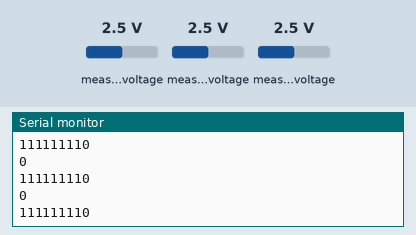
Recording of a sketch running on a simulated Arduino Micro, built with avr-gcc and run on an emulated ATmega32U4. On the bench: the last lines printed to the serial monitor. Wiring (inferred from the names in the program): MCP3008 converter: CS pin 5. The test bench sets the inputs (shaded band); at power-on: measured voltage 2.5 V. USB keyboard and mouse output is not drawn.

Above: at 1.2 s.
1.3 s: measured voltage (sensor 205) set to 0.1 V
At 1.8 s:
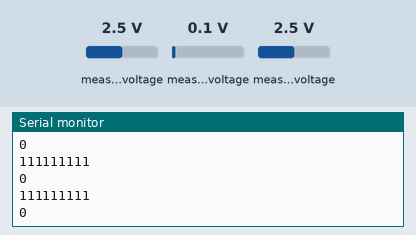
2.8 s: measured voltage (sensor 206) set to 0.1 V
At 3.6 s:
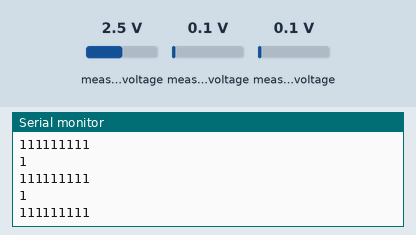
Timing chart, 0 to 4.2 s (numbered marks = the images above; inputs shaded):
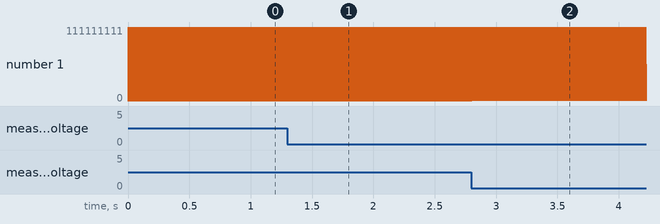

The sketch:

MC53_ME38_BVE_V1.ino
```cpp
//Adafruit MCP23017 Arduino Library を導入してください
//Arduino Micro または Leonard を使用してください

//簡単な説明
//マスコン5段、ブレーキ8段+EBです。それ以外は使用不可です。(今のところ)
//ノッチの移動量に応じて、各キーボードコマンドを打ち込んでいます。
//MC53側は真理値に基づいてノッチ(N,P1～P5)を指示します。レバーサも対応します。
//ME38側はポテンショの値を一旦角度換算し、ブレーキノッチ(N,B1～EB)を指示します。

//BVEゲーム開始時は、一旦ブレーキハンドルはB8に、マスコンノッチはNにします。

#include <Adafruit_MCP23X17.h>
#include <Keyboard.h>

#define PIN_MC_1 0
#define PIN_MC_2 1
#define PIN_MC_3 2
#define PIN_MC_4 3
#define PIN_MC_5 4
#define PIN_MC_DEC 5
#define PIN_MC_DIR_F 6
#define PIN_MC_DIR_B 7
#define SS2 5
#define CS_PIN SS

//ここをポテンショの値を入れて調整してください
//今後のアップデートで自動化予定
#define POT_N 93
#define POT_EB 783


//↓デバッグのコメント(//)を解除するとシリアルモニタでデバッグできます
//#define DEBUG

Adafruit_MCP23X17 mcp;
SPISettings settings = SPISettings( 1000000 , MSBFIRST , SPI_MODE0 );

int notch_mc = 0;
int notch_mc_latch= 0;
String notch_name = "";
int notch_brk = 0;
int notch_brk_latch = 0;
String notch_brk_name = "";
int iDir = 0;
int iDir_latch = 0;
String strDir = "";

void setup() {
  pinMode(SS2, OUTPUT);
  Serial.begin(115200);

  if (!mcp.begin_SPI(CS_PIN)) {
    Serial.println("Error.");
    while (1);
  }

  // マスコンスイッチを全てプルアップ
  mcp.pinMode(PIN_MC_1, INPUT_PULLUP);
  mcp.pinMode(PIN_MC_2, INPUT_PULLUP);
  mcp.pinMode(PIN_MC_3, INPUT_PULLUP);
  mcp.pinMode(PIN_MC_4, INPUT_PULLUP);
  mcp.pinMode(PIN_MC_5, INPUT_PULLUP);
  mcp.pinMode(PIN_MC_DEC, INPUT_PULLUP);
  mcp.pinMode(PIN_MC_DIR_F, INPUT_PULLUP);
  mcp.pinMode(PIN_MC_DIR_B, INPUT_PULLUP);

  Keyboard.begin();
}

void loop() {
  // LOW = pressed, HIGH = not pressed

  read_MC();            //マスコンノッチ読込ルーチン
  read_Dir();           //マスコンレバーサ読込ルーチン
  read_Break();//ブレーキハンドル読込ルーチン
  read_Break_Setting(); //ブレーキハンドル読込ルーチン(未実装)
  keyboard_control();   //キーボード(HID)アウトプットルーチン

#ifdef DEBUG
  Serial.print(" ");
  Serial.print(notch_name);
  Serial.print(" ");
  Serial.print(notch_brk_name);
  Serial.print(" Dir:");
  Serial.print(strDir);
  Serial.println();
#endif

  //delay(100);
}

//MCP3008ADコンバータ読取
int adcRead(byte ch) { // 0 .. 7
  byte channelData = (ch + 8 ) << 4;
  // Serial.println(String(channelData,BIN));
  SPI.beginTransaction(settings);
  digitalWrite(SS2, LOW);
  SPI.transfer(0b00000001); // Start bit 1
  byte highByte = SPI.transfer(channelData); // singleEnd
  byte lowByte = SPI.transfer(0x00); // dummy
  digitalWrite(SS2, HIGH);
  SPI.endTransaction();
  return ((highByte & 0x03) << 8) + lowByte ;
}

//MCP23S17マスコンノッチ状態読込 (MC53抑速ブレーキ対応)
void read_MC(void) {
  Serial.print(!mcp.digitalRead(PIN_MC_1), DEC);
  Serial.print(!mcp.digitalRead(PIN_MC_2), DEC);
  Serial.print(!mcp.digitalRead(PIN_MC_3), DEC);
  Serial.print(!mcp.digitalRead(PIN_MC_4), DEC);
  Serial.print(!mcp.digitalRead(PIN_MC_5), DEC);
  Serial.print(!mcp.digitalRead(PIN_MC_DEC), DEC);
  Serial.print(!mcp.digitalRead(PIN_MC_DIR_F), DEC);
  Serial.print(!mcp.digitalRead(PIN_MC_DIR_B), DEC);

  if (mcp.digitalRead(PIN_MC_DEC)) {
    if (!mcp.digitalRead(PIN_MC_5)) {
      notch_mc = 14;
      notch_name = "P5";
    } else if (!mcp.digitalRead(PIN_MC_4)) {
      notch_mc = 13;
      notch_name = "P4";
    } else if (!mcp.digitalRead(PIN_MC_3)) {
      notch_mc = 12;
      notch_name = "P3";
    } else if (!mcp.digitalRead(PIN_MC_2)) {
      notch_mc = 11;
      notch_name = "P2";
    } else if (!mcp.digitalRead(PIN_MC_1)) {
      notch_mc = 10;
      notch_name = "P1";
    } else {
      notch_mc = 9;
      notch_name = "N ";
    }
#ifdef DEBUG
    Serial.print(" mc:");
    Serial.print(notch_mc);
#endif
  } else {
    if (!mcp.digitalRead(PIN_MC_5)) {
      notch_mc = 21;
      notch_name = "D1";
    } else if (!mcp.digitalRead(PIN_MC_3) && mcp.digitalRead(PIN_MC_4)) {
      notch_mc = 22;
      notch_name = "D2";
    } else if (!mcp.digitalRead(PIN_MC_2) && mcp.digitalRead(PIN_MC_4)) {
      notch_mc = 23;
      notch_name = "D3";
    } else if (!mcp.digitalRead(PIN_MC_2) && !mcp.digitalRead(PIN_MC_4)) {
      notch_mc = 24;
      notch_name = "D4";
    } else if (!mcp.digitalRead(PIN_MC_3) && !mcp.digitalRead(PIN_MC_4)) {
      notch_mc = 25;
      notch_name = "D5";
    }
  }
}

//マスコンレバーサ読取
void read_Dir(void) {
  if (!mcp.digitalRead(PIN_MC_DIR_F)) {
    iDir = 1;
    strDir = "F";
  } else if (!mcp.digitalRead(PIN_MC_DIR_B)) {
    iDir = -1;
    strDir = "B";
  } else {
    iDir = 0;
    strDir = "N ";
  }
}

//ブレーキ角度読取
void read_Break(void) {

  int deg = map(adcRead(0), POT_N , POT_EB , 0, 165);
#ifdef DEBUG
  Serial.print(" Pot1:");
  Serial.print(10000 + adcRead(0));

  Serial.print(" Deg:");
  Serial.print(1000 + deg);
#endif

  if (deg < 5) {
    notch_brk = 9;
    notch_brk_name = "N ";
  } else if ( deg < 15 ) {
    notch_brk = 8;
    notch_brk_name = "B1";
  } else if ( deg < 25 ) {
    notch_brk = 7;
    notch_brk_name = "B2";
  } else if ( deg < 35 ) {
    notch_brk = 6;
    notch_brk_name = "B3";
  } else if ( deg < 45 ) {
    notch_brk = 5;
    notch_brk_name = "B4";
  } else if ( deg < 55 ) {
    notch_brk = 4;
    notch_brk_name = "B5";
  } else if ( deg < 65 ) {
    notch_brk = 3;
    notch_brk_name = "B6";
  } else if ( deg < 75 ) {
    notch_brk = 2;
    notch_brk_name = "B7";
  } else if ( deg < 150 ) {
    notch_brk = 1;
    notch_brk_name = "B8";
  } else {
    notch_brk = 0;
    notch_brk_name = "EB";
  }

#ifdef DEBUG
  bool sw = 0;
  if (adcRead(1) < 512)sw = 0; else sw = 1;
  Serial.print(" SW1:");
  Serial.print(sw);

  if (adcRead(2) < 512)sw = 0; else sw = 1;
  Serial.print(" SW2:");
  Serial.print(sw);

  if (adcRead(3) < 512)sw = 0; else sw = 1;
  Serial.print(" SW3:");
  Serial.print(sw);

  if (adcRead(4) < 512)sw = 0; else sw = 1;
  Serial.print(" SW4:");
  Serial.print(sw);
#endif
}

//キーボード(HID)出力
void keyboard_control(void) {
  //ノッチが前回と異なるとき
  if (notch_mc != notch_mc_latch ) {
    int d = abs(notch_mc - notch_mc_latch);
#ifdef DEBUG
    Serial.print(" notch_mc:");
    Serial.print(notch_mc);
    Serial.print(" notch_mc-notch_mc_latch:");
    Serial.print(d);
    Serial.print(" Key:");
#endif
    //力行ノッチ
    if ( notch_mc >= 9 && notch_mc_latch>= 9 && notch_mc <= 14 && notch_mc_latch<= 14 ) {
      //進段
      if ((notch_mc - notch_mc_latch) > 0) {
        for (int i = 0; i < d ; i ++) {
          Keyboard.write(0x5A);//"/"
#ifdef DEBUG
          Serial.println("Z");
#endif
        }
      }
      //戻し
      if ((notch_mc - notch_mc_latch) < 0) {
        for (int i = 0; i < d ; i ++) {
          Keyboard.write(0x41);//"/"
#ifdef DEBUG
          Serial.println("A");
#endif
        }
      }
    }
  }
  //ノッチが前回と異なるとき
  if (notch_brk != notch_brk_latch) {
    int d = abs(notch_brk - notch_brk_latch);
#ifdef DEBUG
    Serial.print(" notch_brk:");
    Serial.print(notch_brk);
    Serial.print(" notch_brk-notch_brk_latch:");
    Serial.print(d);
    Serial.print(" Key:");
#endif
    //ブレーキノッチ
    if ( notch_brk <= 9 && notch_brk_latch <= 9 && notch_brk > 0) {
      //戻し
      if ((notch_brk - notch_brk_latch) > 0) {
        for (int i = 0; i < d ; i ++) {
          Keyboard.write(0x2C);//","
#ifdef DEBUG
          Serial.println(",");
#endif
        }
      }
      //ブレーキ
      if ((notch_brk - notch_brk_latch) < 0) {
        for (int i = 0; i < d ; i ++) {
          Keyboard.write(0x2E);//"/"
#ifdef DEBUG
          Serial.println(".");
#endif
        }
      }
    }
    if (notch_brk == 0) {
      Keyboard.write(0x2F);//"/"
#ifdef DEBUG
      Serial.println("/");
#endif
    }
  }

  //レバーサが前回と異なるとき
  if (iDir != iDir_latch) {
    int d = abs(iDir - iDir_latch);
#ifdef DEBUG
    Serial.print(" iDir:");
    Serial.print(iDir);
#endif
    //前進
    if ((iDir - iDir_latch) > 0) {
      for (int i = 0; i < d ; i ++) {
        Keyboard.write(0xDA);//"↑"
#ifdef DEBUG
        Serial.println("↑");
#endif
      }
    }
    //後退
    if ((iDir - iDir_latch) < 0) {
      for (int i = 0; i < d ; i ++) {
        Keyboard.write(0xD9);//"↓"
#ifdef DEBUG
        Serial.println("↓");
#endif
      }
    }
  }

  notch_mc_latch= notch_mc;
  notch_brk_latch = notch_brk;
  iDir_latch = iDir;
}

//ブレーキ角度調整
void read_Break_Setting(void) {
  bool n = adcRead(5) < 512;
  bool eb = adcRead(6) < 512;
  Serial.println(n);
  Serial.println(eb);
}
```

Measured:
- after the input at 1.3 s, the serial monitor: prints a new line at once (image 1)
- after the input at 2.8 s, the serial monitor: prints a new line at once (image 2)
